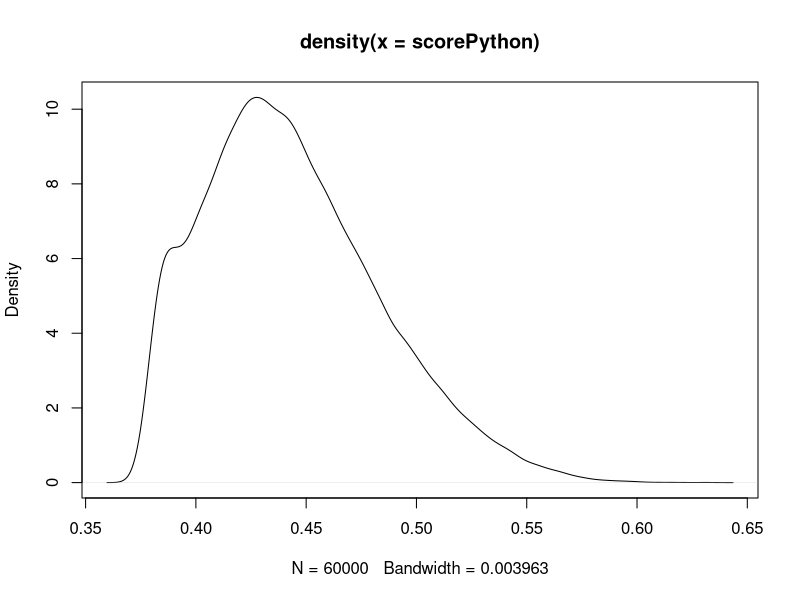
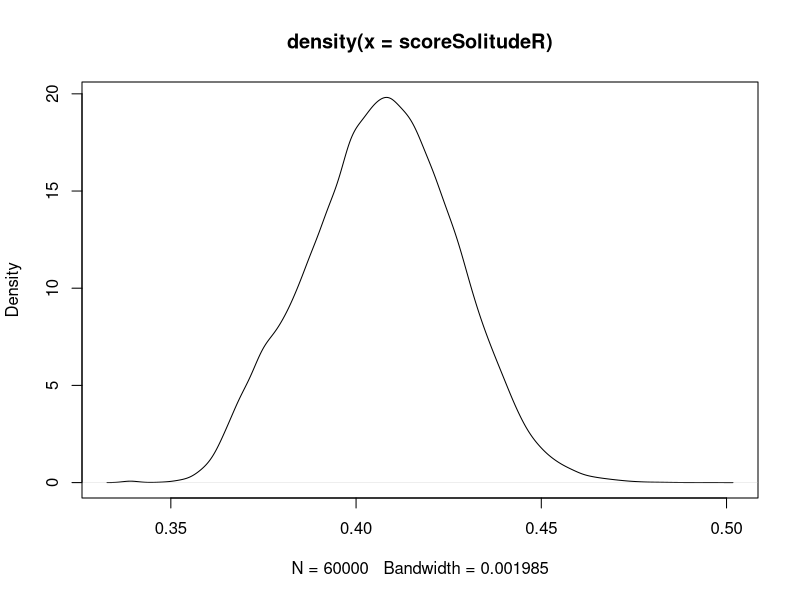
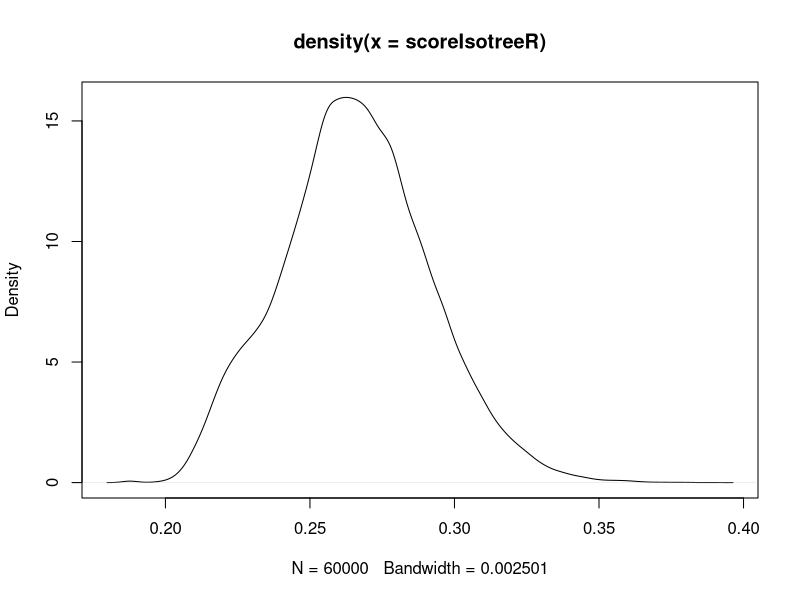
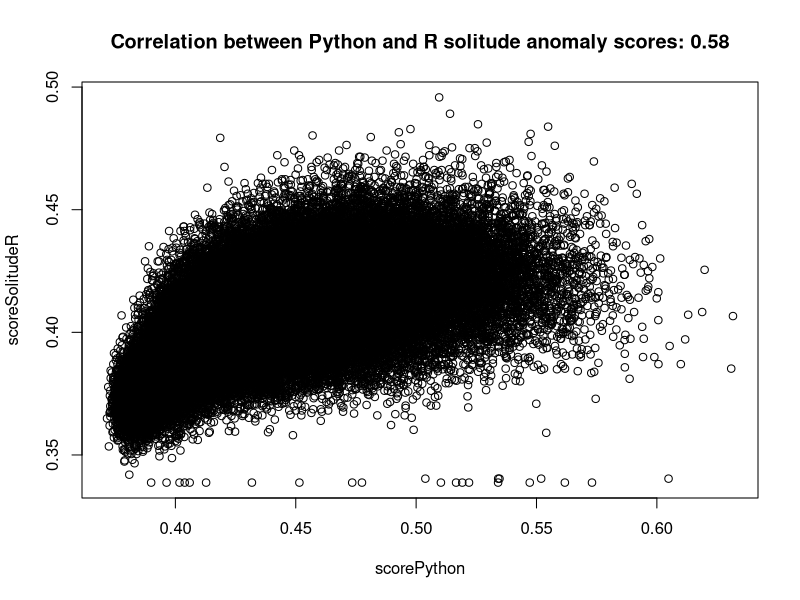
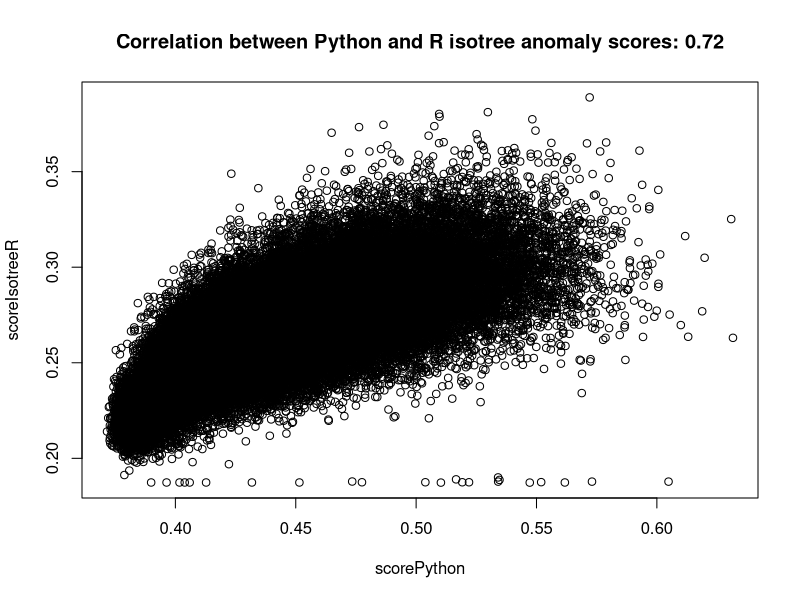
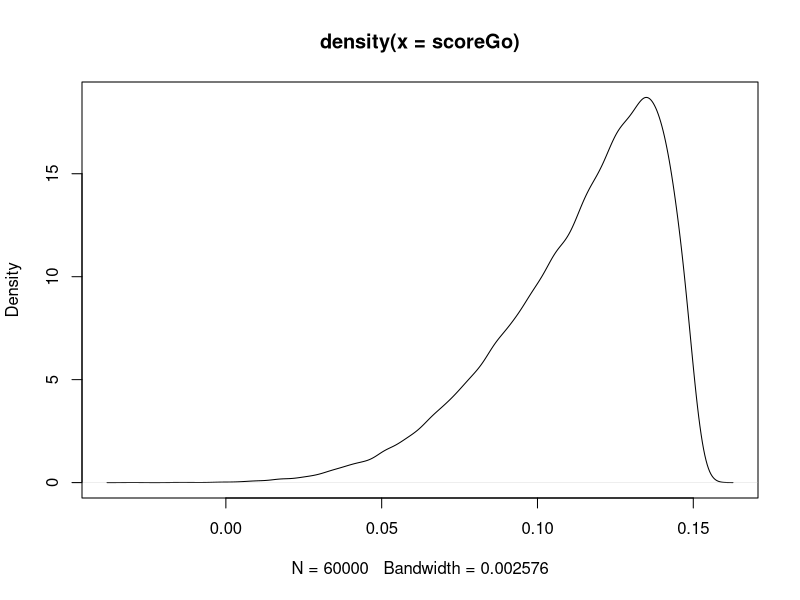
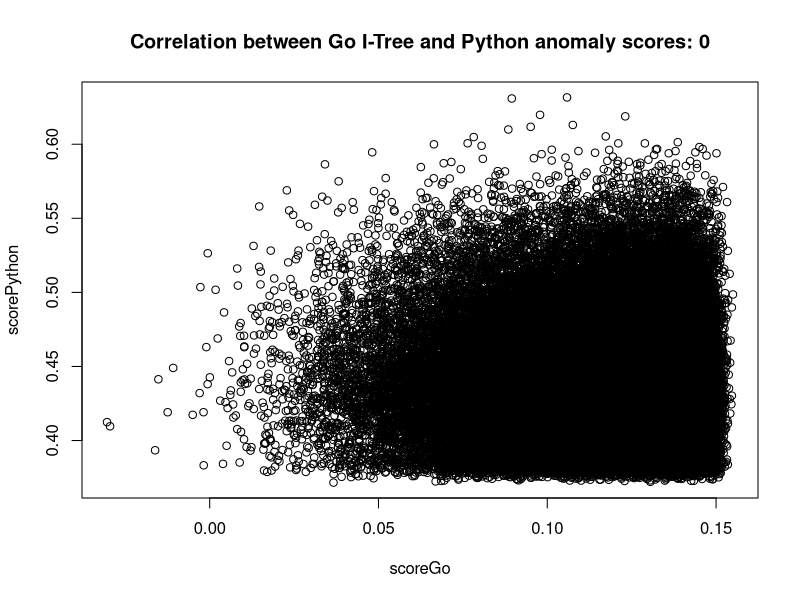
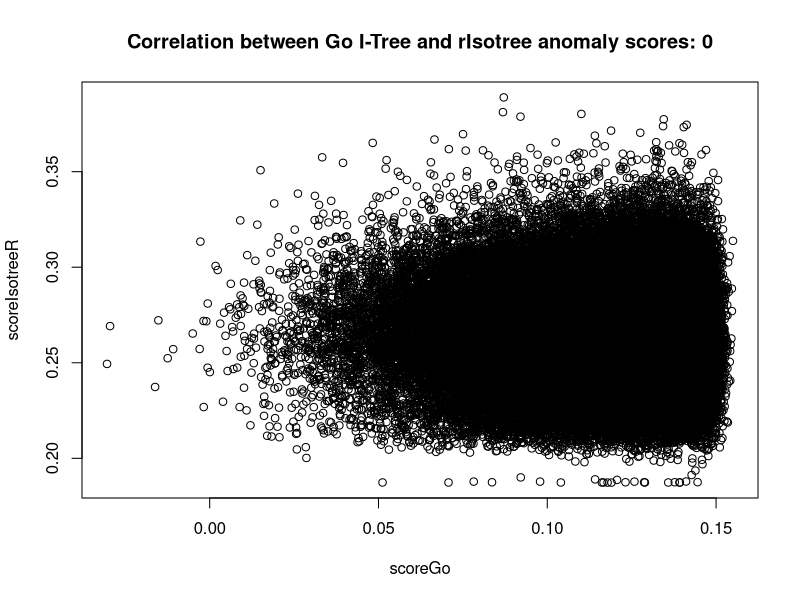

These charts were generated, in order, by the following R code:
# compare the anomaly scores from Python and R
digitLabels = read.csv("results/labels.csv")
scoresSolitudeR = read.csv("results/solitudeRScores.csv")
scoresIsotreeR = read.csv("results/isotreeRScores.csv")
scoresPython = read.csv("results/pythonScores.csv")
scoresGo = read.csv("results/goIForestScores.csv")
  
# merge the scoring data  
analyzeData <- data.frame("digitLabel" = digitLabels$digitLabel,
	"scoreSolitudeR" = scoresSolitudeR$iforestRScore.anomaly_score,
	"scoreIsotreeR" = scoresIsotreeR$isotreeRScore,
	"scorePython" = scoresPython$iforestPythonScore,
	"scoreGo" = scoresGo$anomalyScore)

# Note that distributions of anomaly scores have different shapes
# Are there hyperparameter settings that may bring the 
# Python and R results closer together?
pdf(file = "results/fig-python-anomaly-scores.pdf", width = 11, height = 8.5)
with(analyzeData, plot(density(scorePython)))
dev.off()

pdf(file = "results/fig-r-solitude-anomaly-scores.pdf", width = 11, height = 8.5)
with(analyzeData, plot(density(scoreSolitudeR)))
dev.off()

pdf(file = "results/fig-r-isotree-anomaly-scores.pdf", width = 11, height = 8.5)
with(analyzeData, plot(density(scoreIsotreeR)))
dev.off()

pdf(file = "results/fig-scatterplot-solitude-anomaly-scores.pdf", width = 11, height = 8.5)
with(analyzeData, plot(scorePython,scoreSolitudeR))
title(paste("Correlation between Python and R solitude anomaly scores:",
	as.character(round(with(analyzeData,cor(scorePython,scoreSolitudeR)),digits = 2))))
dev.off()

pdf(file = "results/fig-scatterplot-isotree-anomaly-scores.pdf", width = 11, height = 8.5)
with(analyzeData, plot(scorePython,scoreIsotreeR))
title(paste("Correlation between Python and R isotree anomaly scores:",
	as.character(round(with(analyzeData,cor(scorePython,scoreIsotreeR)),digits = 2))))
dev.off()


# Go results

pdf(file = "results/fig-go-itree-anomaly-scores.pdf", width = 11, height = 8.5)
with(analyzeData, plot(density(scoreGo)))
dev.off()

pdf(file = "results/fig-scatterplot-go-x-python-anomaly-scores.pdf", width = 11, height = 8.5)
with(analyzeData, plot(scoreGo,scorePython))
title(paste("Correlation between Go I-Tree and Python anomaly scores:",
	as.character(round(with(analyzeData,cor(scoreGo, scorePython)),digits = 2))))
dev.off()

pdf(file = "results/fig-scatterplot-go-x-risotree-anomaly-scores.pdf", width = 11, height = 8.5)
with(analyzeData, plot(scoreGo,scoreIsotreeR))
title(paste("Correlation between Go I-Tree and rIsotree anomaly scores:",
	as.character(round(with(analyzeData,cor(scoreGo, scoreIsotreeR)),digits = 2))))
dev.off()

pdf(file = "results/fig-scatterplot-go-x-solitude-anomaly-scores.pdf", width = 11, height = 8.5)
with(analyzeData, plot(scoreGo,scoreSolitudeR))
title(paste("Correlation between Go I-Tree and r Solitude anomaly scores:",
	as.character(round(with(analyzeData,cor(scoreGo, scoreSolitudeR)),digits = 2))))
dev.off()
